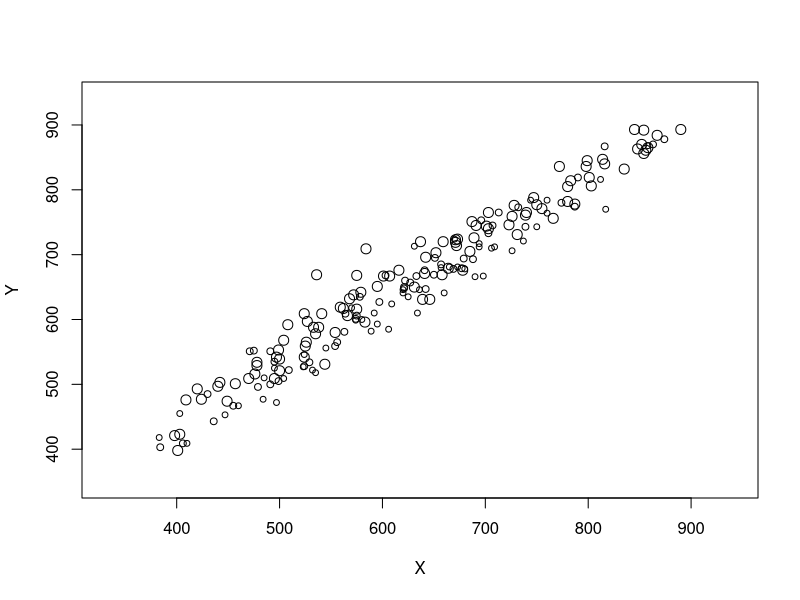
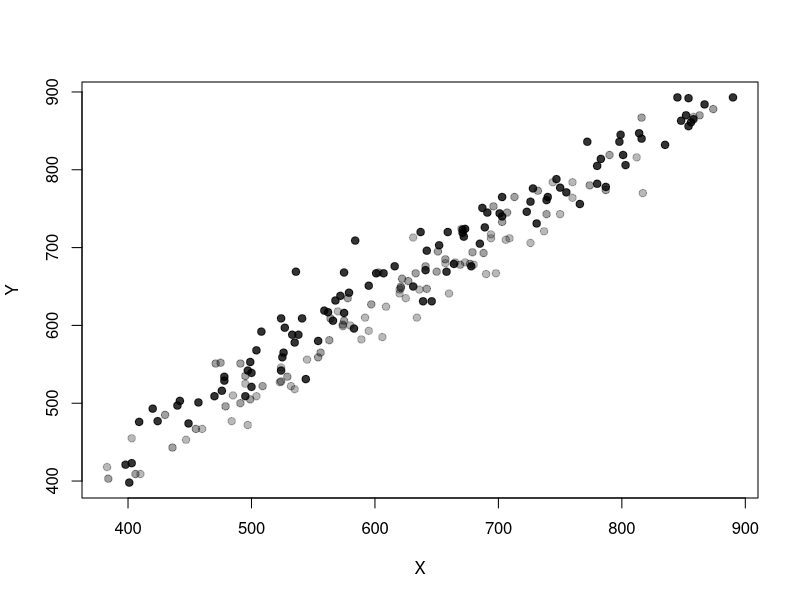
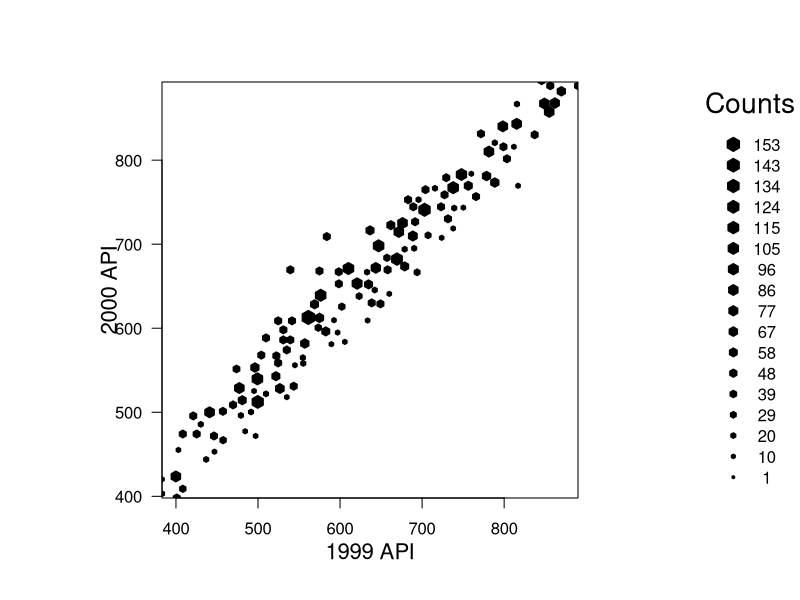
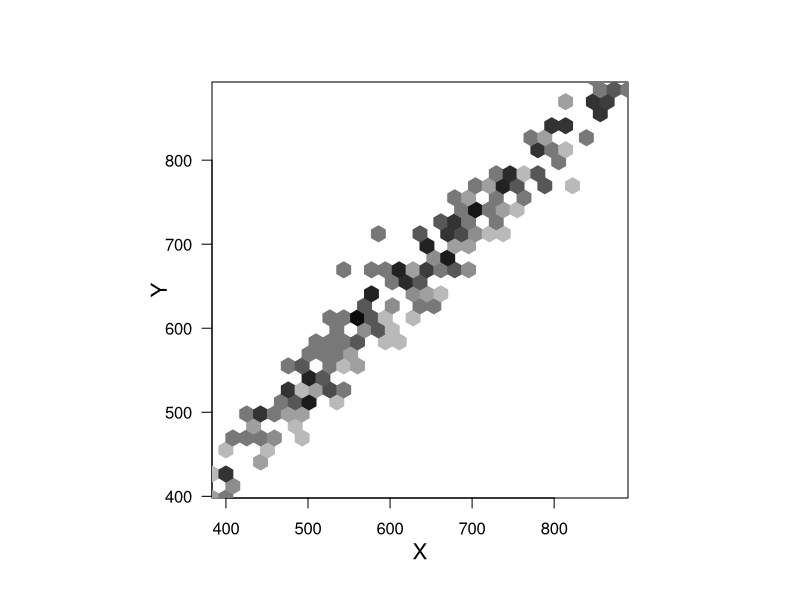
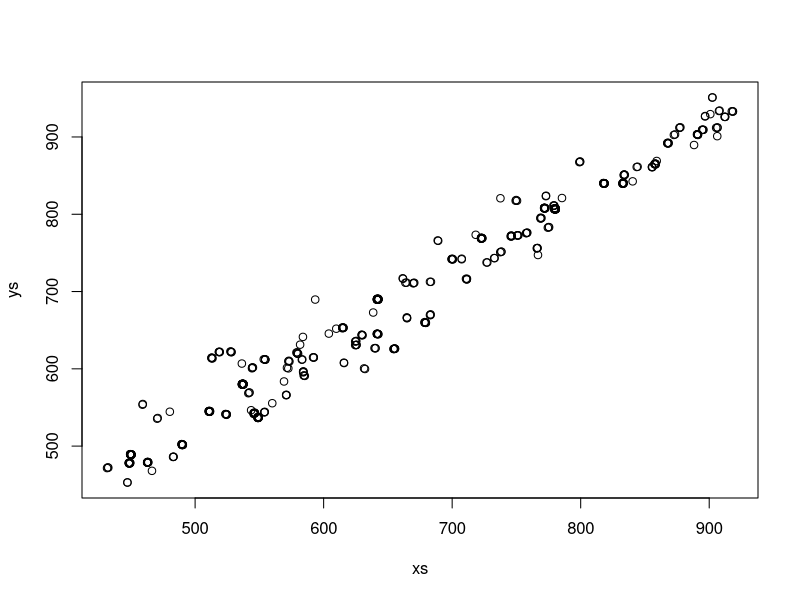
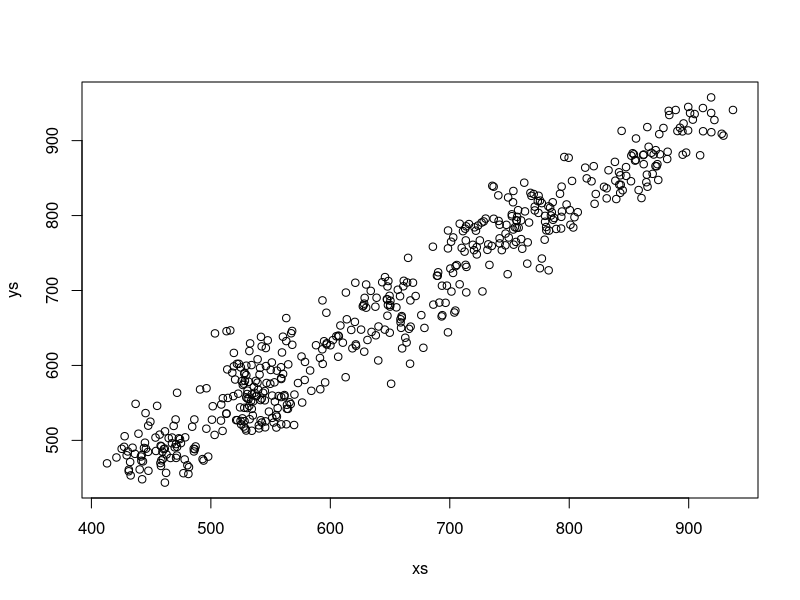
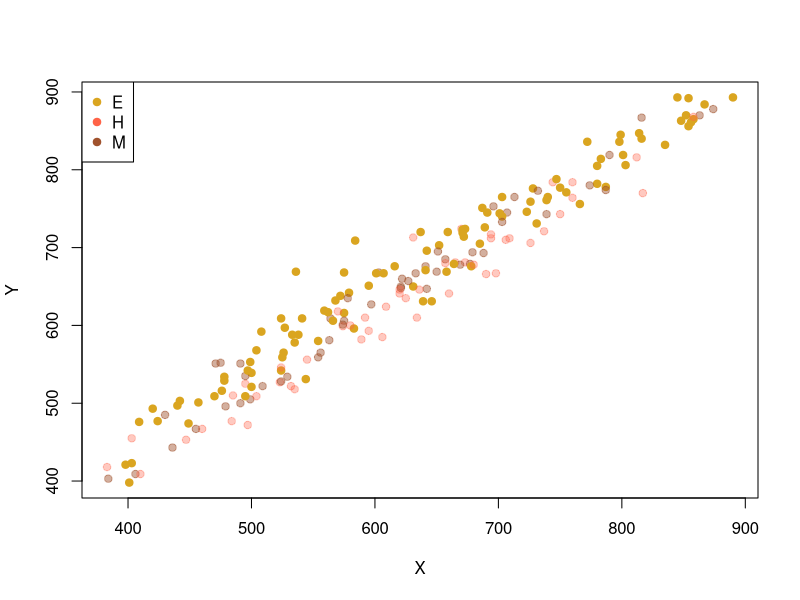
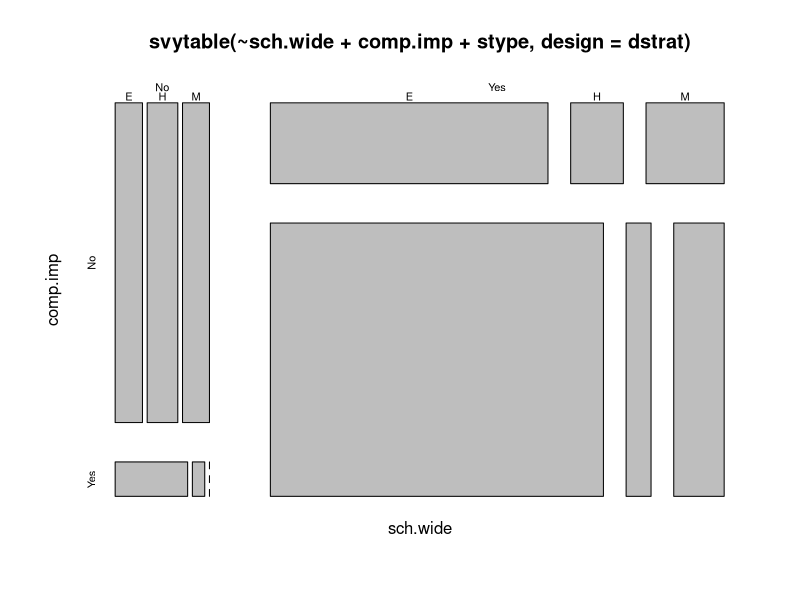

These figures' R source, in order:
library(survey)


### Name: svyplot
### Title: Plots for survey data
### Aliases: svyplot svyplot.default
### Keywords: survey hplot

### ** Examples

data(api)
dstrat<-svydesign(id=~1,strata=~stype, weights=~pw, data=apistrat, fpc=~fpc)

svyplot(api00~api99, design=dstrat, style="bubble")
svyplot(api00~api99, design=dstrat, style="transparent",pch=19)

## these two require the hexbin package 
svyplot(api00~api99, design=dstrat, style="hex", xlab="1999 API",ylab="2000 API")
svyplot(api00~api99, design=dstrat, style="grayhex",legend=0)


dclus2<-svydesign(id=~dnum+snum,  weights=~pw,
                    data=apiclus2, fpc=~fpc1+fpc2)
svyplot(api00~api99, design=dclus2, style="subsample")
svyplot(api00~api99, design=dclus2, style="subsample",
          amount=list(x=25,y=25))

svyplot(api00~api99, design=dstrat,
  basecol=function(df){c("goldenrod","tomato","sienna")[as.numeric(df$stype)]},
  style="transparent",pch=19,alpha=c(0,1))
legend("topleft",col=c("goldenrod","tomato","sienna"), pch=19, legend=c("E","H","M"))

## For discrete data, estimate a population table and plot the table.
plot(svytable(~sch.wide+comp.imp+stype,design=dstrat))
fourfoldplot(svytable(~sch.wide+comp.imp+stype,design=dstrat,round=TRUE))


## To draw on a hexbin plot you need grid graphics, eg,
library(grid)
h<-svyplot(api00~api99, design=dstrat, style="hex", xlab="1999 API",ylab="2000 API")
s<-svysmooth(api00~api99,design=dstrat)
grid.polyline(s$api99$x,s$api99$y,vp=h$plot.vp@hexVp.on,default.units="native", 
   gp=gpar(col="red",lwd=2))
